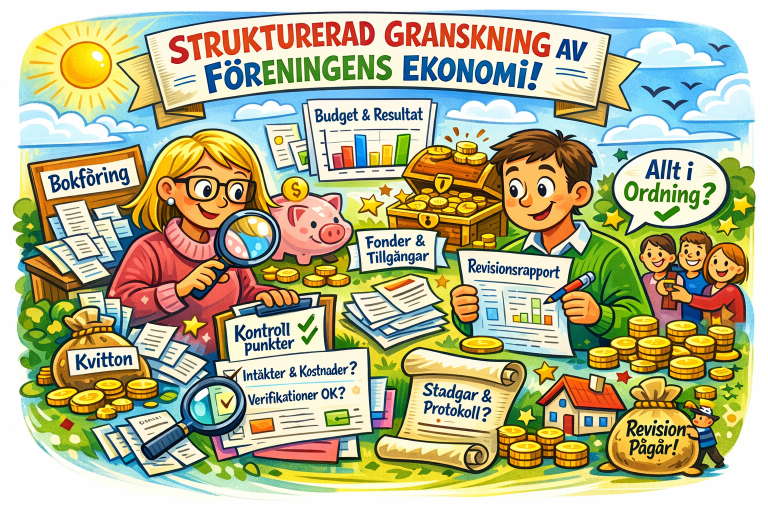
#> input picture Revision/strukturerad_granskning_10_steg.png, 1536 x 1024 px, given in place of gif-frame-1.png, which was not available (shown at 1/2 size)
$ python make_gif.py
#> lines starting #> are read from the running program, lines starting #| are printed output that depends on the picture; pictures that were not available may be replaced by others from this repository, and a replacement may not be noted
"""
make_gif.py – Skapar animerad GIF från de fyra splash-bildrutorna
Kör med: python make_gif.py
Output:  kl-analys-splash.gif  (i samma mapp)
"""

from PIL import Image
import os

ASSETS = r"C:\Users\kentl\.cursor\projects\c-Users-kentl-OneDrive-AI-Claude-ClaudeCowork\assets"
OUTPUT = r"C:\Users\kentl\OneDrive\AI\Claude\ClaudeCowork\Revision\kl-analys-splash.gif"

# De fyra bildrutorna i rätt ordning
FRAMES = [
    os.path.join(ASSETS, "gif-frame-1.png"),
    os.path.join(ASSETS, "gif-frame-2.png"),
    os.path.join(ASSETS, "gif-frame-3.png"),
    os.path.join(ASSETS, "gif-frame-4.png"),
]

# Hur länge varje bildruta visas (millisekunder)
# Sista bildrutan får extra tid (knapp-bilden)
DURATIONS = [2800, 2800, 2800, 4000]

# Målstorlek för GIF:en – 720px bred ger bra balans kvalitet/filstorlek
TARGET_SIZE = (720, 405)

def load_and_resize(path, size):
#> called with size = (720, 405)
    img = Image.open(path).convert("RGBA")
    img = img.resize(size, Image.LANCZOS)
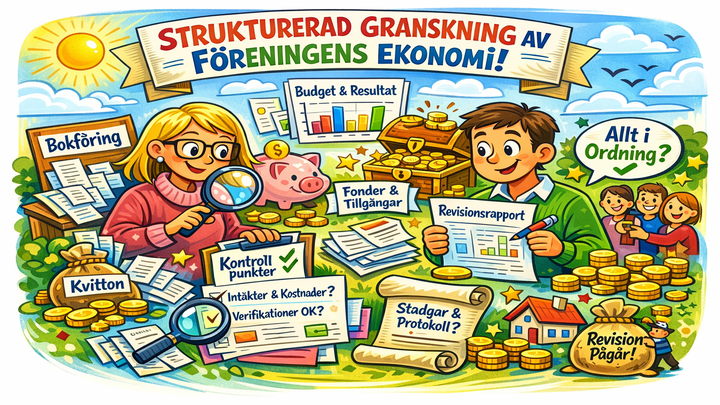
#> img: PIL image 720x405 RGBA; mean R, G, B, A 180.8, 179.2, 141.5, 255
    # Konvertera till P-läge (paletted) för GIF, med dithering för bästa kvalitet
    return img.convert("RGB").convert(
        "P",
        palette=Image.ADAPTIVE,
        colors=256
    )

frames = [load_and_resize(f, TARGET_SIZE) for f in FRAMES]
#> call 2 of load_and_resize, with size = (720, 405)
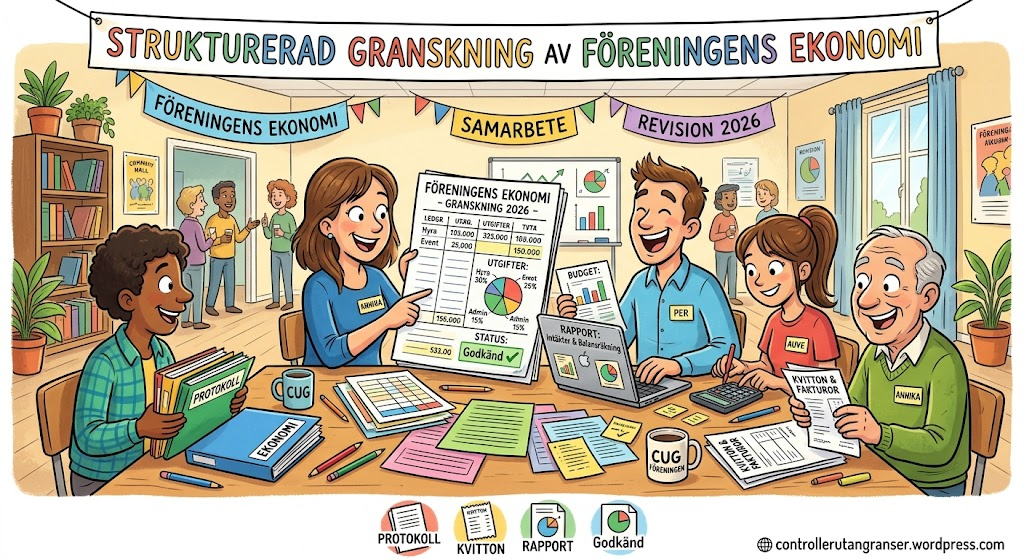
#> input picture Revision/strukturerad_revision_tillsammans.jpeg, 1024 x 559 px, given in place of gif-frame-2.png, which was not available
#> in load_and_resize (call 2), `img = img.resize(size, Image.LANCZOS)`:
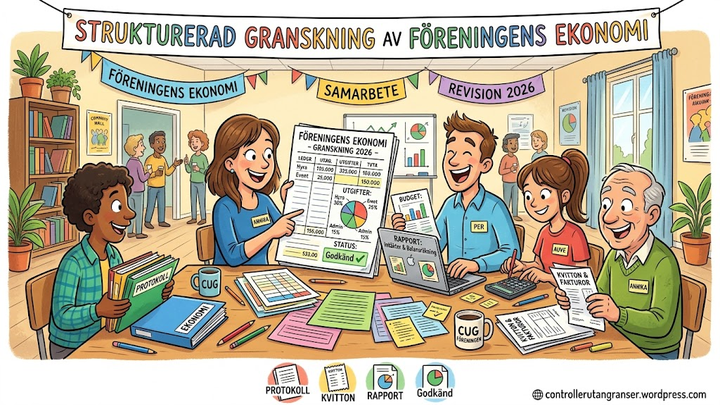
#> img: PIL image 720x405 RGBA; mean R, G, B, A 189.1, 179.5, 158.2, 255
#> (the run stopped early here; a loop or call above may not have finished)
